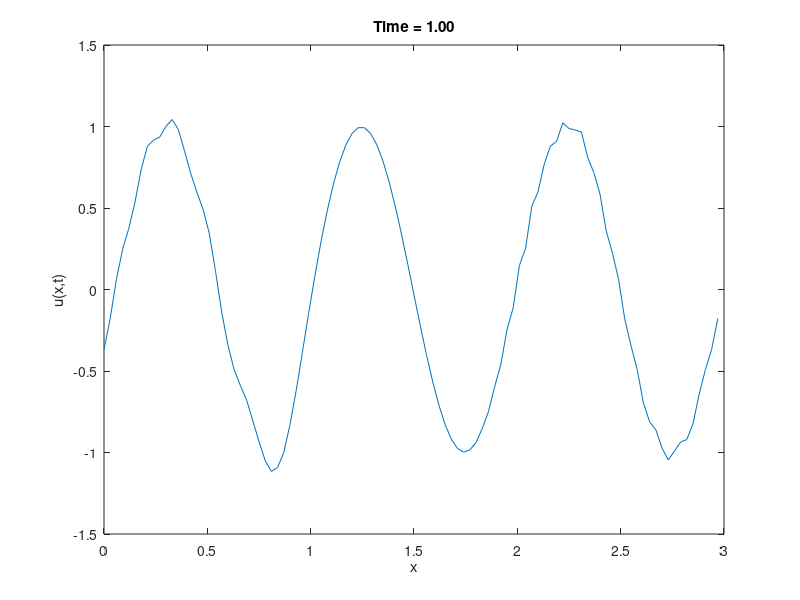

Here is the MATLAB script that generated this plot:
% 参数设置
L = 3;          % 空间周期
T = 1;           % 总时间
Nx = 100;        % 空间网格点数
Nt = 100;        % 时间网格点数
dx = L / Nx;     % 空间步长
dt = T / Nt;     % 时间步长
r = dt / dx;     % Courant数

% 初始化网格
x = linspace(0, L, Nx+1);
x = x(1:end-1);  % 去掉最后一个点以保证周期性
u = zeros(Nx, Nt+1);

max_u_values = zeros(1, Nt+1);

% 初始条件：周期性的正弦波
u(:, 1) = sin(2 * pi * x);
u(:, 2) = sin(2 * pi * x) + dt * sin(2 * pi * x);
max_u_values(1) = max(u(:, 1));  % 存储初始条件下的最大u值
max_u_values(2) = max(u(:, 2));

for n = 2:Nt
    for i = 2:Nx-1
        u(i, n+1) = u(i, n-1) - r*(u(i+1, n) - u(i-1, n));
    end
    % 周期边界条件
    %u(1, n+1) = u(1, n-1) + 2*r*(u(2, n) - 2*u(1, n) + u(Nx-1, n));
    u(1,n+1) = u(Nx-1,n+1);
    %u(Nx, n+1) = u(Nx, n-1) + 2*r*(u(1, n) - 2*u(Nx, n) + u(Nx-1, n));
    u(Nx,n+1) = u(2,n+1);
    max_u_values(n+1) = max(u(:, n+1));
end

% 观察有无数值耗散
%plot(max_u_values);
%xlabel('Time Step');
%ylabel('Maximum u value');
%title('Maximum Value of u at Each Time Step');

acc_u3t = sin(2 * pi * (3-T));
u3t = u(end,end);
err = abs(acc_u3t - u3t);

% 可视化解的结果
for n = 1:Nt+1
    plot(x, u(:, n));
    axis([0 L -1.5 1.5]);
    xlabel('x');
    ylabel('u(x,t)');
    title(sprintf('Time = %.2f', (n-1)*dt));
    pause(0.05);
end

% 可视化T=100的数值解与精确解以观察相位差
%acc_sol = sin(2 * pi * (x - 100));

%plot(x, acc_sol); hold on;
%plot(x, u(:, end)); hold off;
%legend('accurate solution', 'T=10');
%title('精确解与数值解 相位对比');
%xlabel('x');
%ylabel('u');
%grid on;




